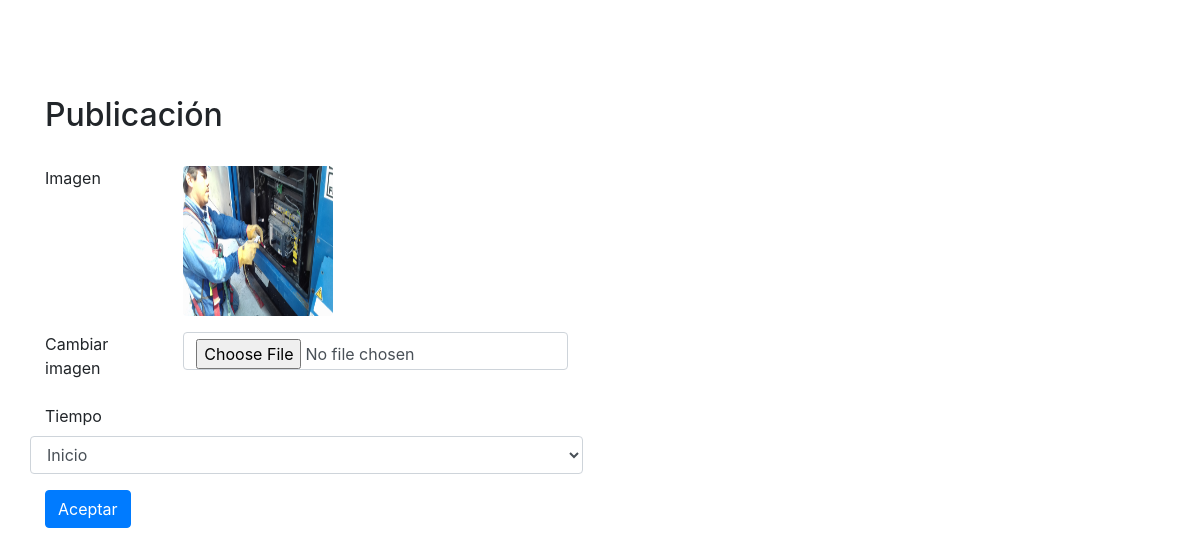
Screenshot of /evidencia/frmmodpub.php?id=5 with the database file from the repository.
### tables this page shows
CREATE TABLE IF NOT EXISTS `evidencia` (
  `id_evi` int(11) NOT NULL AUTO_INCREMENT,
  `fech` timestamp NOT NULL DEFAULT CURRENT_TIMESTAMP ON UPDATE CURRENT_TIMESTAMP,
  `imagen` varchar(100) DEFAULT NULL,
  `tiempo` varchar(50) DEFAULT NULL,
  PRIMARY KEY (`id_evi`)
);

### evidencia/frmmodpub.php (the view, shortened to what this page needs)
<?php
include 'conex.php';
$id=$_GET['id'];
$sql = "SELECT * FROM evidencia WHERE id_evi =".$id;
$result=$mysqli->query($sql);
$row =$result->fetch_assoc();
?>
<!DOCTYPE html>
<html lang="es">
<head>
  <?php include '../linkboostrap/cdnbostrap.php';?>
</head>
<body>
  <div class="container mt-5 pt-5">
    <div class="container">
      <div class="row">
        <form action="modpub.php" method="POST" enctype="multipart/form-data" class="frm">
          <h2>Publicación</h2> <br>
          <div class="form-group row">
            <label for="img" class="col-sm-3 form-control-label">Imagen</label>
            <div class="col-sm-9">
             <img class="rounded " style="" width="150px"  height="150px" src= <?php echo $row['imagen']; ?>>
           </div>
         </div>
         <div class="form-group row">
          <label for="imagen" class="col-sm-3 form-control-label">Cambiar imagen</label>
          <div class="col-sm-9">
            <input type="file" name="imagen" id="imagen"  class="form-control"  onchange="return fileValidation()" >
          </div>
        </div>
        <div class="form-group row">
          <label for="tiempo" class="col-sm-3 form-control-label">Tiempo</label>
          <select name="tiempo" id="tiempo" class="form-control" >
            <option><?php echo $row["tiempo"]?></option>
          </select>
        </div>
        <div class="form-group">
          <button type="submit" class="btn btn-primary">Aceptar</button>
        </div>
      </form>
    </div>
  </div>
</div>
</body>
</html>

### rows the page displays
evidencia: imagen (picture), tiempo "Inicio"
